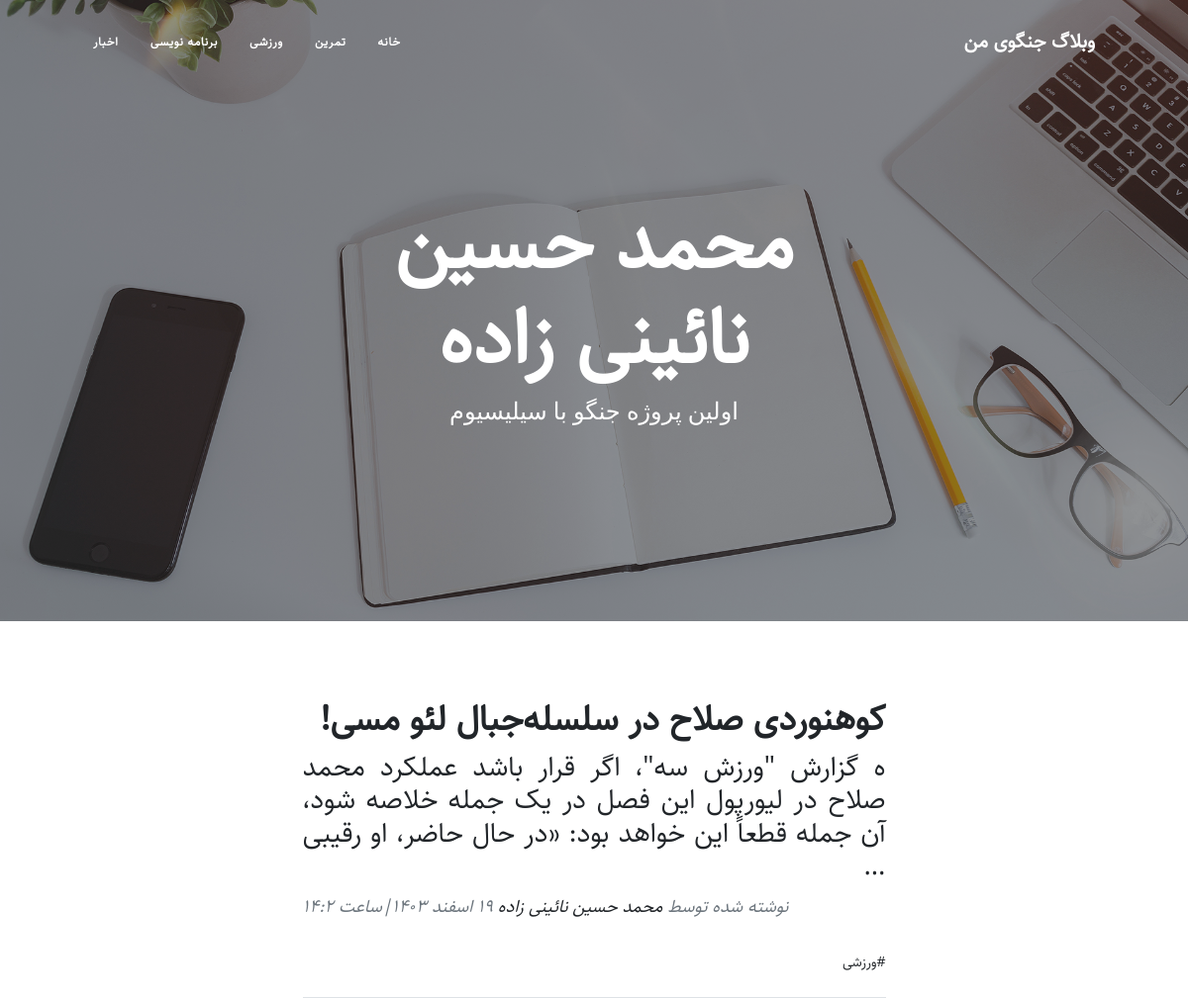
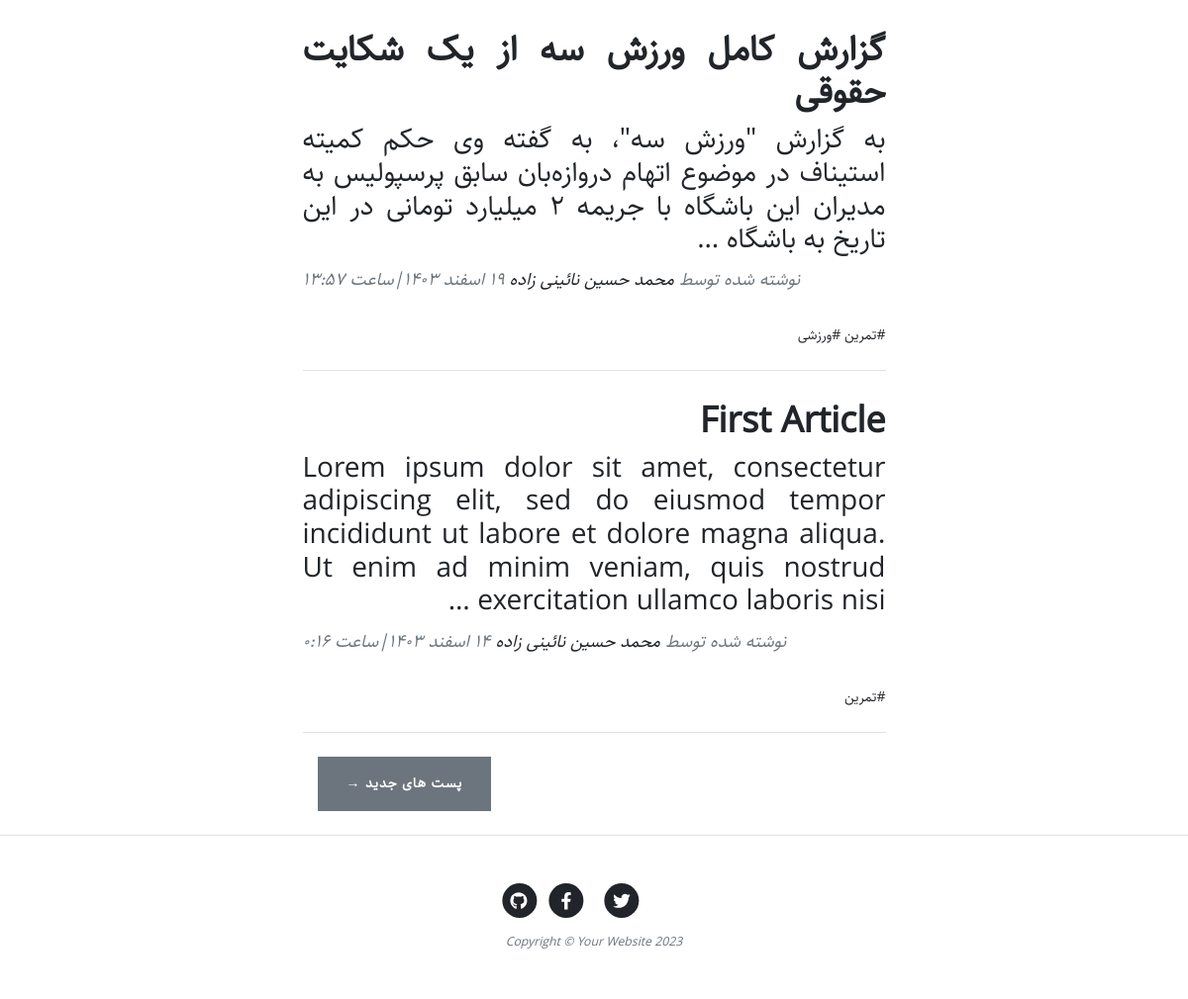
/page/2, run on the app's committed database (2 pictures, top to bottom).
### blog/models.py (models this page shows, shortened)
class Category(models.Model):
    parent = models.ForeignKey('self',default=None,null=True,blank=True,on_delete=models.SET_NULL,related_name='children',verbose_name='زیر دسته')
    title = models.CharField(max_length=200,verbose_name="عنوان دسته بندی")
    slug = models.SlugField(max_length=100,unique=True,verbose_name="آدرس دسته بندی")
    status = models.BooleanField(default=True,verbose_name="آیا نمایش داده شود؟" )
    position = models.IntegerField(verbose_name="پوزیشن")
    class Meta:
        verbose_name = "دسته بندی"
        verbose_name_plural = "دسته بندی ها"
        ordering = ['parent__id','position']
    objects = CatrgoryManager()

class Article(models.Model):
    STATUS_CHOICE = (
        ('d',"پیشنویس"),
        ('p',"منتشر شده")
    )
    title = models.CharField(max_length=200,verbose_name="عنوان مقاله")
    slug = models.SlugField(max_length=100,unique=True,verbose_name="اسلاگ")
    category = models.ManyToManyField(Category,verbose_name="دسته بندی",related_name="articles")
    describtion = models.TextField(verbose_name="توضیحات")
    thumbnail = models.ImageField(upload_to="",verbose_name="تصویر اصلی")
    publish = models.DateTimeField(default=timezone.now,verbose_name="زمان انتشار")
    created = models.DateTimeField(auto_now_add=True,verbose_name="نویسنده مقاله")
    updated = models.DateTimeField(auto_now=True,verbose_name="زمان بروزرسانی")
    status = models.CharField(max_length=1, choices=STATUS_CHOICE,verbose_name="وضعیت")
    class Meta:
        verbose_name = "مقاله"
        verbose_name_plural = "مقالات"
        ordering = ['-publish']
    def jpublish(self):
        return jalali_converter(self.publish)
    jpublish.short_description = "زمان انتشار"
    def thumbnail_tag(self):
        return format_html("<img width=75 height=45 style='border-radius: 5px;' src='{}'>".format(self.thumbnail.url))
    thumbnail_tag.short_description = "عکس مقاله"
    def category_published(self):
        return self.category.filter(status = True)
    objects = ArticleManager()

### blog/views.py (the view)
# urls.py: path('', ArticleList.as_view(), name='ArticleList'),
class ArticleList(ListView):
    queryset = Article.objects.published()
    paginate_by = 3

### blog/models.py (called while the page is built)
    def active(self):
        return self.filter(status = True)

### blog/templatetags/base_tags.py (called while the page is built)
@register.simple_tag
def title():
    return "وبلاگ جنگوی من"

@register.inclusion_tag("blog/partials/category_navbar.html")
def category_navbar():
    return{
        'category' : Category.objects.filter(status=True)
    }

### extensions/jalali.py (called while the page is built)
    def persian_tuple(self):
        return self.persian_year, self.persian_month, self.persian_day

### extensions/utils.py (called while the page is built)
def persian_number_coverter(mystr):
    numbers= {
        '0': '۰',
        '1': '۱',
        '2': '۲',
        '3': '۳',
        '4': '۴',
        '5': '۵',
        '6': '۶',
        '7': '۷',
        '8': '۸',
        '9': '۹'
    }
    for e, p in numbers.items():
        mystr = mystr.replace(e, p)
    return mystr

def jalali_converter(time):
    time = timezone.localtime(time)
    jmonths = ["فروردین","اردیبهشت","خرداد","تیر","مرداد","شهریور","مهر","آبان","آذر","دی","بهمن","اسفند"]
    time_to_str ="{},{},{}".format(time.year,time.month,time.day)
    time_to_jalali_touple = jalali.Gregorian(time_to_str).persian_tuple()
    time_to_jalali_list = list(time_to_jalali_touple)
    for index , month in enumerate(jmonths):
        if time_to_jalali_list[1] == index+1 :
            time_to_jalali_list[1] = month
            break
    output = "{} {} {}|ساعت {}:{}".format(
        time_to_jalali_list[2],
        time_to_jalali_list[1],
        time_to_jalali_list[0],
        time.hour,
        time.minute
    )
    return persian_number_coverter(output)

### blog/templates/blog/article_list.html (shortened to what this page needs)
{% extends 'blog/base.html' %}
{% load static %}
{% block main %}
        <header class="masthead" style="background-image: url('{% static 'blog/assets/img/home-bg.jpg' %}')">
            <div class="container position-relative px-4 px-lg-5">
                <div class="row gx-4 gx-lg-5 justify-content-center">
                    <div class="col-md-10 col-lg-8 col-xl-7">
                        <div class="site-heading">
                            <h1>محمد حسین نائینی زاده</h1>
                            <span class="subheading">اولین پروژه جنگو با سیلیسیوم</span>
                        </div>
                    </div>
                </div>
            </div>
        </header>
        <div class="container px-4 px-lg-5">
            <div class="row gx-4 gx-lg-5 justify-content-center">
                <div class="col-md-10 col-lg-8 col-xl-7">
                    {% for article in object_list %}
                        <div class="post-preview" style="text-align: justify;">
                            <a href="{% url 'blog:detailArticle' article.slug %}">
                                <h2 class="post-title" >{{article.title}}</h2>
                                <h3 class="post-subtitle">{{article.describtion|truncatewords:30}}</h3>
                            </a>
                            <p class="post-meta">
                                نوشته شده توسط
                                <a href="#!">محمد حسین نائینی زاده</a>
                                {{article.jpublish}}
                            </p>
                            <div>
                                {% for cat in article.category_published.all %}
                                    <a href="{% url 'blog:category' cat.slug %}">#{{cat.title}}</a>
                                {% endfor %}
                            </div>
                        </div>
                        <hr class="my-4" />
                    {% endfor %}
                    {% if is_paginated %}
                        <div class="d-flex justify-content-end mb-4">
                            {% if page_obj.has_previous %}
                                <a class="btn btn-secondary text-uppercase " style="margin-left: 15px;" href="{% url 'blog:ArticleList' page_obj.previous_page_number %}">پست های جدید &rarr;</a>
                            {% endif %}
                        </div>
                    {% endif %}
                </div>
            </div>
        </div>
{% endblock %}

### blog/templates/blog/partials/category_navbar.html (shortened to what this page needs)
<div class="collapse navbar-collapse" id="navbarResponsive">
    <ul class="navbar-nav ms-auto py-4 py-lg-0">
        <li class="nav-item">
            <a class="nav-link px-lg-3 py-3 py-lg-4" href="{% url 'blog:ArticleList' %}">خانه</a>
        </li>
        {% for cat in category %}
            {% if cat.parent == None %}
                <li class="nav-item dropdown has-submenu">
                    <a class="nav-link px-lg-3 py-3 py-lg-4" href="{% url 'blog:category' cat.slug %}">
                        {{ cat.title }}
                    </a>
                </li>
            {% endif %}
        {% endfor %}
    </ul>
</div>

### static/blog/css/rtl.css (style rules this page uses)
body { direction: rtl; text-align: justify; font-family: 'Sahel', sans-serif !important; font-size: 14px; }
.btn { font-family: 'Sahel', sans-serif; }
h1, h2, h3, h4, h5, h6, .h1, .h2, .h3, .h4, .h5, .h6 { margin-top: 0; margin-bottom: 0.5rem; font-family: 'Sahel', sans-serif; font-weight: 800; line-height: 1.2; }
.ms-auto { margin-left: initial !important; margin-right: auto; }
.post-meta { text-align: left; }
.navbar li a { display: block; padding: 8px 12px; color: #333; text-decoration: none; }
.navbar .has-submenu { position: relative; }
.navbar .has-submenu > a { pointer-events: auto !important; position: relative; z-index: 2; }

### data on the page
Category: title "تمرین"
Category: title "ورزشی"
Category: title "برنامه نویسی"
Category: title "اخبار"
Article: title "کوهنوردی صلاح در سلسله‌جبال لئو مسی!", describtion "ه گزارش \"ورزش سه\"، اگر قرار باشد عملکرد محمد صلاح در لیورپول این فصل در یک جمله خلاصه شود، آن جمله قطعاً این خواهد بود: «در حال حاضر، او رقیبی …", jpublish "۱۹ اسفند ۱۴۰۳|ساعت ۱۴:۲"
Article: title "گزارش کامل ورزش سه از یک شکایت حقوقی", describtion "به گزارش \"ورزش سه\"، به گفته وی حکم کمیته استیناف در موضوع اتهام دروازه‌بان سابق پرسپولیس به مدیران این باشگاه با جریمه ۲ میلیارد تومانی در این تاریخ به باشگاه …", jpublish "۱۹ اسفند ۱۴۰۳|ساعت ۱۳:۵۷"
Article: title "First Article", describtion "Lorem ipsum dolor sit amet, consectetur adipiscing elit, sed do eiusmod tempor incididunt ut labore et dolore magna aliqua. Ut enim ad minim veniam, quis nostrud exercitation ullamco laboris nisi …", jpublish "۱۴ اسفند ۱۴۰۳|ساعت ۰:۱۶"
